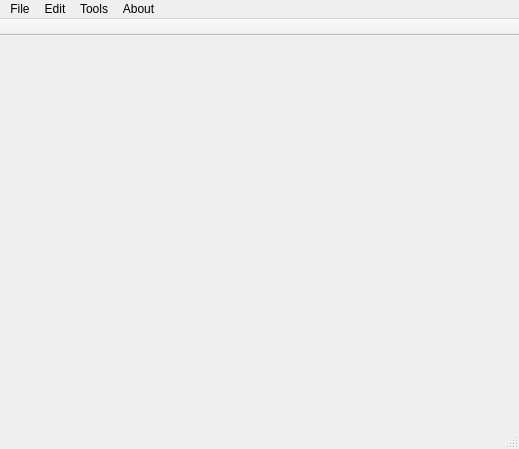
<?xml version="1.0" encoding="UTF-8"?>
<ui version="4.0">
 <class>MainWindow</class>
 <widget class="QMainWindow" name="MainWindow">
  <property name="geometry">
   <rect>
    <x>0</x>
    <y>0</y>
    <width>519</width>
    <height>449</height>
   </rect>
  </property>
  <property name="windowTitle">
   <string>MainWindow</string>
  </property>
  <property name="windowIcon">
   <iconset resource="icons/res_icon.qrc">
    <normaloff>:/winicon.png</normaloff>:/winicon.png</iconset>
  </property>
  <widget class="QWidget" name="centralWidget"/>
  <widget class="QMenuBar" name="menuBar">
   <property name="geometry">
    <rect>
     <x>0</x>
     <y>0</y>
     <width>519</width>
     <height>21</height>
    </rect>
   </property>
   <widget class="QMenu" name="menuFile">
    <property name="title">
     <string>File</string>
    </property>
    <addaction name="actionNew"/>
    <addaction name="actionOpen"/>
    <addaction name="separator"/>
    <addaction name="actionSave"/>
    <addaction name="actionSave_As"/>
    <addaction name="actionPrint"/>
    <addaction name="separator"/>
    <addaction name="actionClose"/>
   </widget>
   <widget class="QMenu" name="menuEdit">
    <property name="title">
     <string>Edit</string>
    </property>
    <widget class="QMenu" name="menuDelete">
     <property name="title">
      <string>Delete</string>
     </property>
     <addaction name="actionDelete_Line"/>
     <addaction name="actionDelete_Selected"/>
    </widget>
    <addaction name="actionUndo"/>
    <addaction name="actionRedo"/>
    <addaction name="separator"/>
    <addaction name="actionCut"/>
    <addaction name="actionCopy"/>
    <addaction name="actionPaste"/>
    <addaction name="menuDelete"/>
    <addaction name="separator"/>
    <addaction name="actionSelect_All"/>
    <addaction name="separator"/>
    <addaction name="actionFind"/>
    <addaction name="actionFind_Replace"/>
   </widget>
   <widget class="QMenu" name="menuAbout">
    <property name="title">
     <string>About</string>
    </property>
    <addaction name="actionQtLuaPad"/>
    <addaction name="actionOtland"/>
   </widget>
   <widget class="QMenu" name="menuTools">
    <property name="title">
     <string>Tools</string>
    </property>
    <addaction name="actionDebuger"/>
    <addaction name="actionOptions"/>
   </widget>
   <addaction name="menuFile"/>
   <addaction name="menuEdit"/>
   <addaction name="menuTools"/>
   <addaction name="menuAbout"/>
  </widget>
  <widget class="QToolBar" name="mainToolBar">
   <property name="movable">
    <bool>false</bool>
   </property>
   <property name="floatable">
    <bool>false</bool>
   </property>
   <attribute name="toolBarArea">
    <enum>TopToolBarArea</enum>
   </attribute>
   <attribute name="toolBarBreak">
    <bool>false</bool>
   </attribute>
  </widget>
  <widget class="QStatusBar" name="statusBar"/>
  <action name="actionNew">
   <property name="icon">
    <iconset resource="icons/res_icon.qrc">
     <normaloff>:/new.png</normaloff>:/new.png</iconset>
   </property>
   <property name="text">
    <string>New</string>
   </property>
   <property name="shortcut">
    <string>Ctrl+N</string>
   </property>
  </action>
  <action name="actionOpen">
   <property name="icon">
    <iconset resource="icons/res_icon.qrc">
     <normaloff>:/open.png</normaloff>:/open.png</iconset>
   </property>
   <property name="text">
    <string>Open</string>
   </property>
   <property name="shortcut">
    <string>Ctrl+O</string>
   </property>
  </action>
  <action name="actionSave">
   <property name="icon">
    <iconset resource="icons/res_icon.qrc">
     <normaloff>:/disk.png</normaloff>:/disk.png</iconset>
   </property>
   <property name="text">
    <string>Save</string>
   </property>
   <property name="shortcut">
    <string>Ctrl+S</string>
   </property>
  </action>
  <action name="actionSave_As">
   <property name="icon">
    <iconset resource="icons/res_icon.qrc">
     <normaloff>:/diskall.png</normaloff>:/diskall.png</iconset>
   </property>
   <property name="text">
    <string>Save As...</string>
   </property>
  </action>
  <action name="actionPrint">
   <property name="icon">
    <iconset resource="icons/res_icon.qrc">
     <normaloff>:/printer.png</normaloff>:/printer.png</iconset>
   </property>
   <property name="text">
    <string>Print</string>
   </property>
  </action>
  <action name="actionClose">
   <property name="icon">
    <iconset resource="icons/res_icon.qrc">
     <normaloff>:/quit.png</normaloff>:/quit.png</iconset>
   </property>
   <property name="text">
    <string>Close</string>
   </property>
   <property name="shortcut">
    <string>Ctrl+W</string>
   </property>
  </action>
  <action name="actionUndo">
   <property name="icon">
    <iconset resource="icons/res_icon.qrc">
     <normaloff>:/undo.png</normaloff>:/undo.png</iconset>
   </property>
   <property name="text">
    <string>Undo</string>
   </property>
   <property name="shortcut">
    <string>Ctrl+Z</string>
   </property>
  </action>
  <action name="actionRedo">
   <property name="icon">
    <iconset resource="icons/res_icon.qrc">
     <normaloff>:/redo.png</normaloff>:/redo.png</iconset>
   </property>
   <property name="text">
    <string>Redo</string>
   </property>
   <property name="shortcut">
    <string>Ctrl+Y</string>
   </property>
  </action>
  <action name="actionCut">
   <property name="icon">
    <iconset resource="icons/res_icon.qrc">
     <normaloff>:/cut.png</normaloff>:/cut.png</iconset>
   </property>
   <property name="text">
    <string>Cut</string>
   </property>
   <property name="shortcut">
    <string>Ctrl+X</string>
   </property>
  </action>
  <action name="actionCopy">
   <property name="icon">
    <iconset resource="icons/res_icon.qrc">
     <normaloff>:/copy.png</normaloff>:/copy.png</iconset>
   </property>
   <property name="text">
    <string>Copy</string>
   </property>
   <property name="shortcut">
    <string>Ctrl+C</string>
   </property>
  </action>
  <action name="actionPaste">
   <property name="icon">
    <iconset resource="icons/res_icon.qrc">
     <normaloff>:/paste.png</normaloff>:/paste.png</iconset>
   </property>
   <property name="text">
    <string>Paste</string>
   </property>
   <property name="shortcut">
    <string>Ctrl+P</string>
   </property>
  </action>
  <action name="actionDelete_Line">
   <property name="icon">
    <iconset resource="icons/res_icon.qrc">
     <normaloff>:/x.png</normaloff>:/x.png</iconset>
   </property>
   <property name="text">
    <string>Delete Line</string>
   </property>
  </action>
  <action name="actionDelete_Selected">
   <property name="icon">
    <iconset resource="icons/res_icon.qrc">
     <normaloff>:/x.png</normaloff>:/x.png</iconset>
   </property>
   <property name="text">
    <string>Delete Selected</string>
   </property>
   <property name="shortcut">
    <string>Ctrl+Del</string>
   </property>
  </action>
  <action name="actionSelect_All">
   <property name="icon">
    <iconset resource="icons/res_icon.qrc">
     <normaloff>:/doc.png</normaloff>:/doc.png</iconset>
   </property>
   <property name="text">
    <string>Select All</string>
   </property>
   <property name="shortcut">
    <string>Ctrl+A</string>
   </property>
  </action>
  <action name="actionFind">
   <property name="icon">
    <iconset resource="icons/res_icon.qrc">
     <normaloff>:/find.png</normaloff>:/find.png</iconset>
   </property>
   <property name="text">
    <string>Find</string>
   </property>
  </action>
  <action name="actionFind_Replace">
   <property name="icon">
    <iconset resource="icons/res_icon.qrc">
     <normaloff>:/doc_edit.png</normaloff>:/doc_edit.png</iconset>
   </property>
   <property name="text">
    <string>Find &amp; Replace</string>
   </property>
  </action>
  <action name="actionDebuger">
   <property name="icon">
    <iconset resource="icons/res_icon.qrc">
     <normaloff>:/warning2.png</normaloff>:/warning2.png</iconset>
   </property>
   <property name="text">
    <string>Debuger</string>
   </property>
   <property name="shortcut">
    <string>Ctrl+D</string>
   </property>
  </action>
  <action name="actionOptions">
   <property name="icon">
    <iconset resource="icons/res_icon.qrc">
     <normaloff>:/session_edit.png</normaloff>:/session_edit.png</iconset>
   </property>
   <property name="text">
    <string>Options</string>
   </property>
   <property name="shortcut">
    <string>Ctrl+P</string>
   </property>
  </action>
  <action name="actionQtLuaPad">
   <property name="icon">
    <iconset resource="icons/res_icon.qrc">
     <normaloff>:/about.png</normaloff>:/about.png</iconset>
   </property>
   <property name="text">
    <string>About QtLuaPad</string>
   </property>
   <property name="shortcut">
    <string>Ctrl+Q</string>
   </property>
  </action>
  <action name="actionOtland">
   <property name="icon">
    <iconset resource="icons/res_icon.qrc">
     <normaloff>:/refresh.png</normaloff>:/refresh.png</iconset>
   </property>
   <property name="text">
    <string>Otland</string>
   </property>
   <property name="shortcut">
    <string>Ctrl+I</string>
   </property>
  </action>
 </widget>
 <layoutdefault spacing="6" margin="11"/>
 <resources>
  <include location="icons/res_icon.qrc"/>
 </resources>
 <connections/>
</ui>
